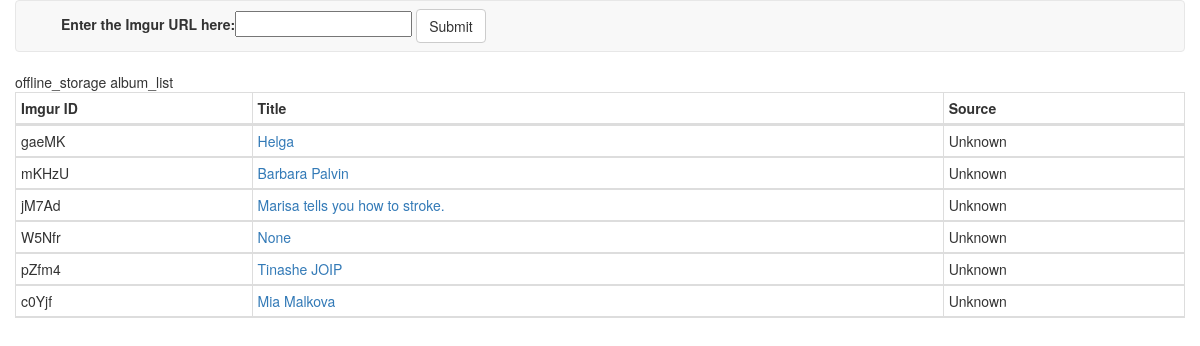
The page /offline/album/ on the database as committed earlier.
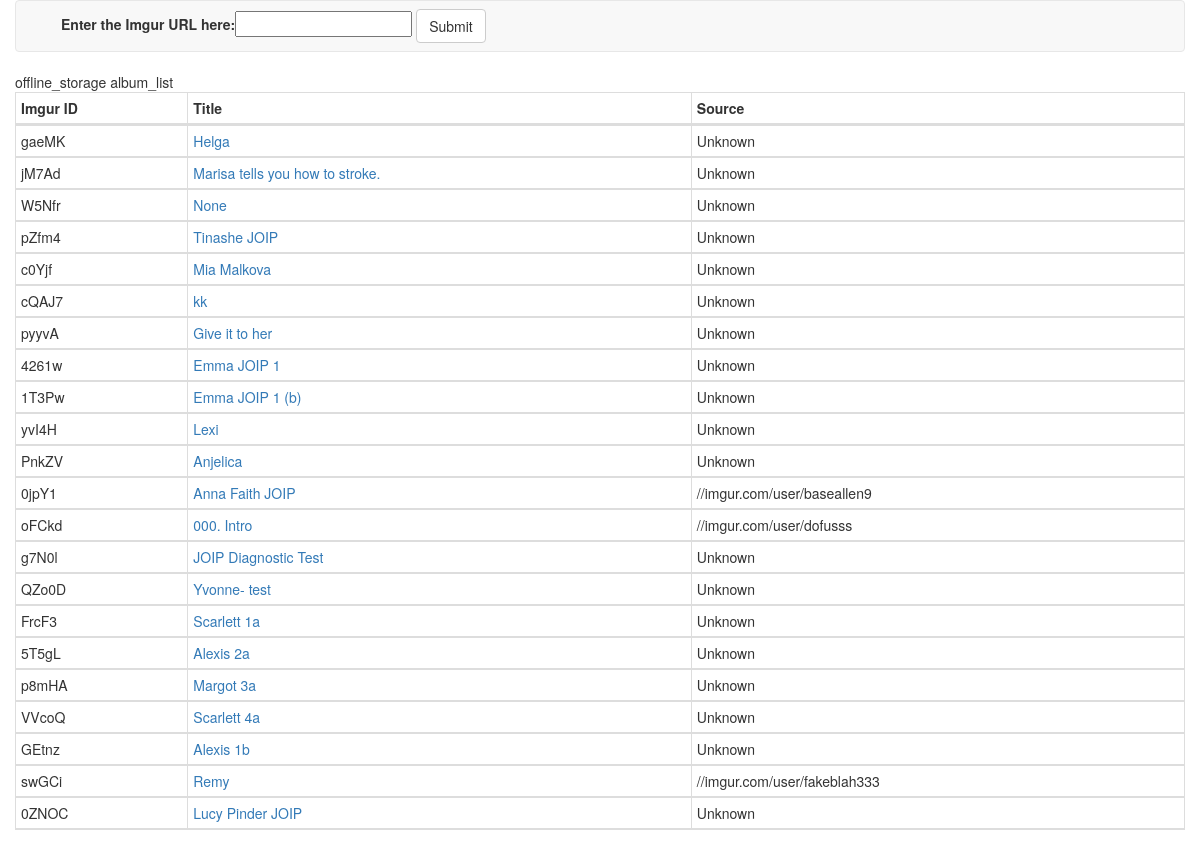
The same page on the database as committed later.
### offline_storage/models.py (models this page shows, shortened)
class Album(models.Model):
	album_id = models.CharField(unique=True,max_length=200)
	title = models.CharField(max_length=200)
	source = models.CharField(max_length=200,default="")
	download_date = models.DateTimeField()
	auto = models.BooleanField(default=False)

### offline_storage/views.py (the view)
def album_list(request):
	if request.method == "POST":
		form = AlbumUrlForm(request.POST)
		if form.is_valid():
			album_url = form.cleaned_data["album_url"]
			album_id = album_url.split('/')[4]
			print (album_id)
			return HttpResponseRedirect("/offline/album/"+album_id)
	else:
		album_list = Album.objects.all()
		form = AlbumUrlForm()
		context = {
			"album_list": album_list,
			"form": form,
		}
		return render(request,os.path.join("offline_storage","album_list.html"),context)

### offline_storage/forms.py
class AlbumUrlForm(forms.Form):
    album_url = forms.URLField(label='Enter the Imgur URL here', max_length=100)

### templates/offline_storage/album_list.html (shortened to what this page needs)
<!DOCTYPE html>
<html>
  <head>
    {% load staticfiles %}
    <link rel="stylesheet" href="{% static 'offline_storage/bootstrap/css/bootstrap.min.css' %}">
  </head>
  <body class="container-fluid">
    <nav class="navbar navbar-default">
      <div class="container-fluid">
        <div class="navbar-header col-xs-10 col-xs-offset-1 col-sm-8 col-sm-offset-2 col-lg-6 col-lg-offset-3 ">
          <form class="navbar-form navbar-left" action="" role="search" method="POST">
            {{ form }}
            <button type="submit" class="btn btn-default">Submit</button>
          </form>
        </div>
      </div>
    </nav>
    <table class="table table-bordered table-hover table-condensed container">
      <thead>
        <th>Imgur ID</th>
        <th>Title</th>
        <th>Source</th>
      </thead>
      {% for album in album_list %}
      <tbody>
        <tr>
          <td>{{album.album_id}}</td>
          <td><a href="/offline/album/{{album.album_id}}" target="_blank">{{album.title}}</a></td>
          <td>
            {% autoescape off %}
            {{album.source}}
            {% endautoescape %}
          </td>
        </tr>
      </tbody>
      {% endfor %}
    </table>
    {% load staticfiles %}
  </body>
</html>

Rows that differ between the two databases and show on the page:
removed Album: album_id "mKHzU", title "Barbara Palvin", source "Unknown"
added Album: album_id "cQAJ7", title "kk", source "Unknown"
added Album: album_id "pyyvA", title "Give it to her", source "Unknown"
added Album: album_id "4261w", title "Emma JOIP 1", source "Unknown"
added Album: album_id "1T3Pw", title "Emma JOIP 1 (b)", source "Unknown"
added Album: album_id "yvI4H", title "Lexi", source "Unknown"
added Album: album_id "PnkZV", title "Anjelica", source "Unknown"
added Album: album_id "0jpY1", title "Anna Faith JOIP", source "//imgur.com/user/baseallen9"
added Album: album_id "oFCkd", title "000. Intro", source "//imgur.com/user/dofusss"
added Album: album_id "g7N0l", title "JOIP Diagnostic Test", source "Unknown"
added Album: album_id "QZo0D", title "Yvonne- test", source "Unknown"
added Album: album_id "FrcF3", title "Scarlett 1a", source "Unknown"
added Album: album_id "5T5gL", title "Alexis 2a", source "Unknown"
added Album: album_id "p8mHA", title "Margot 3a", source "Unknown"
added Album: album_id "VVcoQ", title "Scarlett 4a", source "Unknown"
added Album: album_id "GEtnz", title "Alexis 1b", source "Unknown"
added Album: album_id "swGCi", title "Remy", source "//imgur.com/user/fakeblah333"
added Album: album_id "0ZNOC", title "Lucy Pinder JOIP", source "Unknown"
